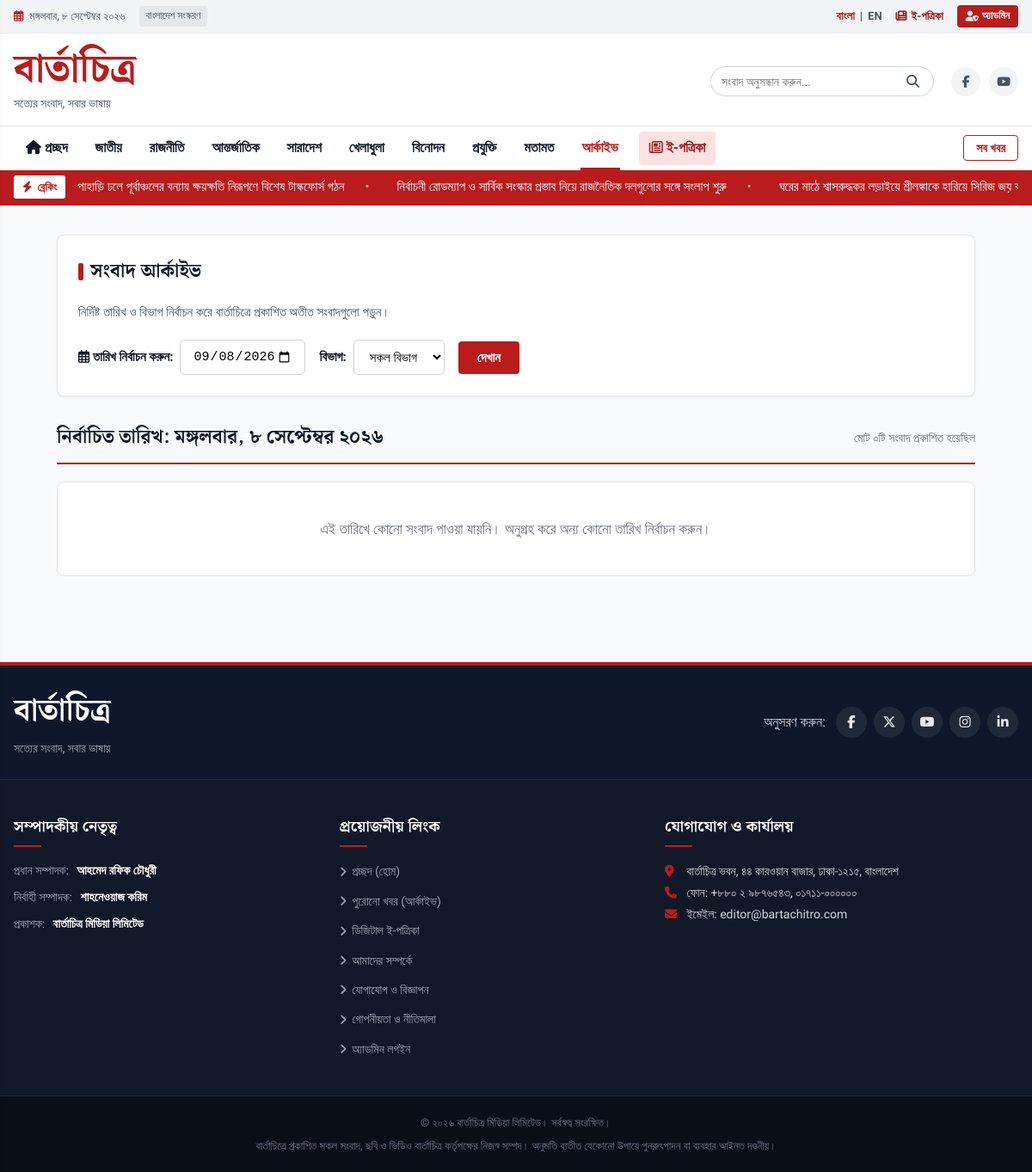
/archive.php, run on the app's committed database.
### tables this page shows
CREATE TABLE IF NOT EXISTS `categories` (
  `id` INT UNSIGNED NOT NULL AUTO_INCREMENT,
  `name` VARCHAR(100) NOT NULL,
  `slug` VARCHAR(100) NOT NULL UNIQUE,
  `name_en` VARCHAR(100) NOT NULL,
  `description` TEXT DEFAULT NULL,
  `display_order` INT NOT NULL DEFAULT 0,
  `status` ENUM('active', 'inactive') NOT NULL DEFAULT 'active',
  `created_at` DATETIME NOT NULL DEFAULT CURRENT_TIMESTAMP,
  PRIMARY KEY (`id`)
);

CREATE TABLE IF NOT EXISTS `news` (
  `id` INT UNSIGNED NOT NULL AUTO_INCREMENT,
  `category_id` INT UNSIGNED NOT NULL,
  `author_id` INT UNSIGNED DEFAULT 1,
  `author_name` VARCHAR(100) NOT NULL DEFAULT 'বার্তাচিত্র ডেস্ক',
  `title` VARCHAR(255) NOT NULL,
  `slug` VARCHAR(255) NOT NULL UNIQUE,
  `summary` TEXT NOT NULL,
  `content` LONGTEXT NOT NULL,
  `featured_image` VARCHAR(255) NOT NULL,
  `image_caption` VARCHAR(255) DEFAULT NULL,
  `video_url` VARCHAR(500) DEFAULT NULL,
  `status` ENUM('published', 'draft', 'archived') NOT NULL DEFAULT 'published',
  `is_featured` TINYINT(1) NOT NULL DEFAULT 0,
  `is_breaking` TINYINT(1) NOT NULL DEFAULT 0,
  `views` INT UNSIGNED NOT NULL DEFAULT 0,
  `published_at` DATETIME NOT NULL DEFAULT CURRENT_TIMESTAMP,
  `created_at` DATETIME NOT NULL DEFAULT CURRENT_TIMESTAMP,
  `updated_at` DATETIME DEFAULT CURRENT_TIMESTAMP ON UPDATE CURRENT_TIMESTAMP,
  `seo_title` VARCHAR(255) DEFAULT NULL,
  `seo_description` TEXT DEFAULT NULL,
  `seo_keywords` VARCHAR(255) DEFAULT NULL,
  PRIMARY KEY (`id`),
  KEY `idx_category` (`category_id`),
  KEY `idx_status_published` (`status`, `published_at`),
  KEY `idx_is_featured` (`is_featured`),
  KEY `idx_is_breaking` (`is_breaking`),
  CONSTRAINT `fk_news_category` FOREIGN KEY (`category_id`) REFERENCES `categories` (`id`) ON DELETE CASCADE
);

### includes/functions.php (called while the page is built, shortened)
<?php
function bnNum($number): string {
    $en = ['0', '1', '2', '3', '4', '5', '6', '7', '8', '9'];
    $bn = ['০', '১', '২', '৩', '৪', '৫', '৬', '৭', '৮', '৯'];
    return str_replace($en, $bn, (string)$number);
}
function bnDate($datetime, $showTime = true): string {
    $timestamp = is_numeric($datetime) ? $datetime : strtotime($datetime);
    $monthsEn = ['January', 'February', 'March', 'April', 'May', 'June', 'July', 'August', 'September', 'October', 'November', 'December'];
    $monthsBn = ['জানুয়ারি', 'ফেব্রুয়ারি', 'মার্চ', 'এপ্রিল', 'মে', 'জুন', 'জুলাই', 'আগস্ট', 'সেপ্টেম্বর', 'অক্টোবর', 'নভেম্বর', 'ডিসেম্বর'];
    $daysEn = ['Saturday', 'Sunday', 'Monday', 'Tuesday', 'Wednesday', 'Thursday', 'Friday'];
    $daysBn = ['শনিবার', 'রবিবার', 'সোমবার', 'মঙ্গলবার', 'বুধবার', 'বৃহস্পতিবার', 'শুক্রবার'];
    $dayName = $daysBn[array_search(date('l', $timestamp), $daysEn)];
    $dayNum  = bnNum(date('j', $timestamp));
    $month   = $monthsBn[array_search(date('F', $timestamp), $monthsEn)];
    $year    = bnNum(date('Y', $timestamp));
    $dateStr = "{$dayNum} {$month} {$year}";
    return "{$dayName}, {$dateStr}";
}
function getCategories(): array {
    static $cats = null;
    if ($cats === null) {
        try {
            $db = getDB();
            $stmt = $db->query("SELECT * FROM `categories` WHERE `status` = 'active' ORDER BY `display_order` ASC");
            $cats = $stmt->fetchAll();
        } catch (Exception $e) {
            $cats = [];
        }
    }
    return $cats;
}
function getBreakingNews(int $limit = 5): array {
    try {
        $db = getDB();
        $stmt = $db->prepare("SELECT id, title, slug, published_at FROM news WHERE status = 'published' AND is_breaking = 1 ORDER BY published_at DESC LIMIT :limit");
        $stmt->bindValue(':limit', $limit, PDO::PARAM_INT);
        $stmt->execute();
        return $stmt->fetchAll();
    } catch (Exception $e) {
        return [];
    }
}
function e(?string $string): string {
    return htmlspecialchars($string ?? '', ENT_QUOTES, 'UTF-8');
}

### archive.php (the view, shortened to what this page needs)
<?php
require_once __DIR__ . '/includes/functions.php';
$db = getDB();
$selectedDate = $_GET['date'] ?? date('Y-m-d');
$sql = "SELECT n.*, c.name as category_name, c.slug as category_slug
        FROM news n
        JOIN categories c ON n.category_id = c.id
        WHERE n.status = 'published' AND DATE(n.published_at) = :selected_date";
$params = [':selected_date' => $selectedDate];
$sql .= " ORDER BY n.published_at DESC";
$stmt = $db->prepare($sql);
$stmt->execute($params);
$archiveNews = $stmt->fetchAll();
include __DIR__ . '/includes/header.php';
?>
<div class="container" style="max-width:1100px;margin-top:10px;margin-bottom:60px;">
    <div style="background:#ffffff;border:1px solid #e5e7eb;border-radius:8px;padding:24px;box-shadow:var(--shadow-sm);margin-bottom:30px;">
        <h1 class="section-title" style="margin-bottom:16px;">সংবাদ আর্কাইভ</h1>
        <p style="color:#4b5563;margin-bottom:20px;font-size:15px;">নির্দিষ্ট তারিখ ও বিভাগ নির্বাচন করে বার্তাচিত্রে প্রকাশিত অতীত সংবাদগুলো পড়ুন।</p>
        <form action="<?= BASE_URL ?>/archive.php" method="GET" style="display:flex;align-items:center;gap:16px;flex-wrap:wrap;">
            <div style="display:flex;align-items:center;gap:8px;">
                <label for="archiveDate" style="font-weight:600;font-size:15px;"><i class="fa-regular fa-calendar-days text-red"></i> তারিখ নির্বাচন করুন:</label>
                <input type="date" id="archiveDate" name="date" value="<?= e($selectedDate) ?>" max="<?= date('Y-m-d') ?>" style="padding:10px 14px;border:1px solid #d1d5db;border-radius:6px;font-size:15px;">
            </div>
            <div style="display:flex;align-items:center;gap:8px;">
                <label for="archiveCat" style="font-weight:600;font-size:15px;">বিভাগ:</label>
                <select id="archiveCat" name="cat" style="padding:10px 14px;border:1px solid #d1d5db;border-radius:6px;font-size:15px;background:#ffffff;">
                    <option value="">সকল বিভাগ</option>
                </select>
            </div>
            <button type="submit" class="admin-badge-btn" style="padding:10px 22px;font-size:15px;background:#b91c1c;border:none;cursor:pointer;">
                দেখান
            </button>
        </form>
    </div>
    <div style="display:flex;justify-content:space-between;align-items:center;margin-bottom:20px;border-bottom:2px solid #b91c1c;padding-bottom:10px;">
        <h2 style="font-family:var(--font-display);font-size:22px;font-weight:700;">
            নির্বাচিত তারিখ: <?= bnDate($selectedDate, false) ?>
        </h2>
        <span style="font-size:14px;color:#6b7280;">মোট <?= bnNum(count($archiveNews)) ?>টি সংবাদ প্রকাশিত হয়েছিল</span>
    </div>
    <?php if (!empty($archiveNews)): ?>
        <div class="news-cards-grid-4">
            <?php foreach ($archiveNews as $item): ?>
            <article class="news-card-standard">
                <div class="news-card-thumb">
                    <a href="<?= BASE_URL ?>/article.php?slug=<?= e($item['slug']) ?>">
                        <img src="<?= e($item['featured_image']) ?>" alt="<?= e($item['title']) ?>" loading="lazy">
                    </a>
                </div>
                <div class="news-card-content">
                    <span class="news-card-category"><?= e($item['category_name']) ?></span>
                    <h3 class="news-card-title">
                        <a href="<?= BASE_URL ?>/article.php?slug=<?= e($item['slug']) ?>">
                            <?= e($item['title']) ?>
                        </a>
                    </h3>
                    <div class="news-card-meta">
                        <i class="fa-regular fa-clock"></i> <?= bnDate($item['published_at']) ?>
                    </div>
                </div>
            </article>
            <?php endforeach; ?>
        </div>
    <?php else: ?>
        <div style="background:#ffffff;border:1px solid #e5e7eb;border-radius:8px;padding:40px;text-align:center;">
            <p style="font-size:17px;color:#6b7280;">এই তারিখে কোনো সংবাদ পাওয়া যায়নি। অনুগ্রহ করে অন্য কোনো তারিখ নির্বাচন করুন।</p>
        </div>
    <?php endif; ?>
</div>
<?php include __DIR__ . '/includes/footer.php'; ?>

### includes/navbar.php
<?php
$currentCategorySlug = $_GET['slug'] ?? '';
$currentPage = basename($_SERVER['PHP_SELF'], '.php');
?>
<nav class="main-navbar" id="mainNavbar">
    <div class="container navbar-inner">
        <ul class="nav-links">
            <li class="<?= ($currentPage === 'index' && empty($currentCategorySlug)) ? 'active' : '' ?>">
                <a href="<?= BASE_URL ?>/" title="হোম"><i class="fa-solid fa-house"></i> প্রচ্ছদ</a>
            </li>
            <?php foreach ($categories as $cat): ?>
                <li class="<?= ($currentCategorySlug === $cat['slug']) ? 'active' : '' ?>">
                    <a href="<?= BASE_URL ?>/category.php?slug=<?= e($cat['slug']) ?>">
                        <?= e($cat['name']) ?>
                    </a>
                </li>
            <?php endforeach; ?>
            <li class="<?= ($currentPage === 'archive') ? 'active' : '' ?>">
                <a href="<?= BASE_URL ?>/archive.php">আর্কাইভ</a>
            </li>
            <li class="nav-epaper <?= ($currentPage === 'epaper') ? 'active' : '' ?>">
                <a href="<?= BASE_URL ?>/epaper.php"><i class="fa-regular fa-newspaper"></i> ই-পত্রিকা</a>
            </li>
        </ul>
        <div class="nav-secondary-action">
            <a href="<?= BASE_URL ?>/category.php?slug=all" class="nav-all-news">সব খবর</a>
        </div>
    </div>
</nav>

### includes/breaking-news.php
<?php
$breakingItems = getBreakingNews(6);
?>
<?php if (!empty($breakingItems)): ?>
<div class="breaking-ticker-wrap">
    <div class="container breaking-inner">
        <div class="breaking-badge">
            <span class="badge-pulse"><i class="fa-solid fa-bolt"></i></span>
            <span class="badge-text">ব্রেকিং</span>
        </div>
        <div class="ticker-content" id="breakingTickerTrack">
            <ul class="ticker-list">
                <?php foreach ($breakingItems as $item): ?>
                    <li class="ticker-item">
                        <a href="<?= BASE_URL ?>/article.php?slug=<?= e($item['slug']) ?>">
                            <?= e($item['title']) ?>
                        </a>
                        <span class="ticker-dot">•</span>
                    </li>
                <?php endforeach; ?>
            </ul>
        </div>
    </div>
</div>
<?php endif; ?>

### assets/css/style.css (style rules this page uses)
:root { --primary-red: #b91c1c; --dark-red: #991b1b; --deep-red: #7f1d1d; --accent-gold: #f59e0b; --text-main: #111827; --text-muted: #4b5563; --text-light: #9ca3af; --bg-page: #f8f9fa; --bg-card: #ffffff; --border-color: #e5e7eb; --border-dark: #d1d5db; --font-display: 'Noto Serif Bengali', serif; --font-ui: 'Hind Siliguri', -apple-system, BlinkMacSystemFont, sans-serif; --shadow-sm: 0 1px 3px rgba(0,0,0,0.06); --shadow-md: 0 4px 6px -1px rgba(0,0,0,0.08); --max-width: 1240px; }
*, *::before, *::after { box-sizing: border-box; margin: 0; padding: 0; }
body { font-family: var(--font-ui); background-color: var(--bg-page); color: var(--text-main); line-height: 1.65; font-size: 16px; -webkit-font-smoothing: antialiased; }
a { color: inherit; text-decoration: none; transition: color 0.2s ease; }
.container { width: 100%; max-width: var(--max-width); margin-left: auto; margin-right: auto; padding-left: 16px; padding-right: 16px; }
.admin-badge-btn { background-color: var(--primary-red); color: #ffffff !important; padding: 3px 10px; border-radius: 4px; font-size: 12px; font-weight: 600; display: inline-flex; align-items: center; gap: 4px; }
.main-navbar { background: #ffffff; border-top: 1px solid var(--border-color); }
.navbar-inner { display: flex; justify-content: space-between; align-items: center; }
.nav-links { list-style: none; display: flex; align-items: center; flex-wrap: wrap; gap: 4px; }
.nav-links li a { display: block; padding: 12px 14px; font-size: 16px; font-weight: 600; color: var(--text-main); position: relative; }
.nav-links li.active a, .nav-links li a:hover { color: var(--primary-red); }
.nav-links li.active a::after { content: ''; position: absolute; bottom: 0; left: 12px; right: 12px; height: 3px; background: var(--primary-red); }
.nav-links li.nav-epaper a { color: var(--dark-red); background: #fee2e2; border-radius: 4px; margin-left: 6px; padding: 6px 12px; }
.nav-all-news { font-size: 14px; font-weight: 600; color: var(--primary-red); border: 1px solid var(--primary-red); padding: 6px 14px; border-radius: 4px; transition: all 0.2s; }
.breaking-ticker-wrap { background-color: var(--primary-red); color: #ffffff; padding: 6px 0; overflow: hidden; }
.breaking-inner { display: flex; align-items: center; gap: 14px; }
.breaking-badge { background: #ffffff; color: var(--primary-red); font-weight: 800; font-size: 13px; padding: 3px 10px; border-radius: 3px; display: flex; align-items: center; gap: 6px; white-space: nowrap; flex-shrink: 0; }
.badge-pulse i { color: var(--primary-red); animation: pulse 1.5s infinite; }
.ticker-content { overflow: hidden; position: relative; width: 100%; }
.ticker-list { display: flex; list-style: none; white-space: nowrap; animation: ticker-scroll 28s linear infinite; }
.ticker-item { display: inline-flex; align-items: center; font-size: 15px; font-weight: 500; padding-right: 32px; }
.ticker-item a { color: #ffffff; }
.ticker-dot { margin-left: 24px; color: rgba(255,255,255,0.6); }
.section-title { font-family: var(--font-display); font-size: 22px; font-weight: 800; color: var(--text-main); display: flex; align-items: center; gap: 8px; }
.section-title::before { content: ''; display: inline-block; width: 6px; height: 20px; background: var(--primary-red); border-radius: 2px; }

### data on the page
categories: name "জাতীয়"
categories: name "রাজনীতি"
categories: name "আন্তর্জাতিক"
categories: name "সারাদেশ"
categories: name "খেলাধুলা"
categories: name "বিনোদন"
categories: name "প্রযুক্তি"
categories: name "মতামত"
news: title "পাহাড়ি ঢলে পূর্বাঞ্চলের বন্যায় ক্ষয়ক্ষতি নিরূপণে বিশেষ টাস্কফোর্স গঠন"
news: title "নির্বাচনী রোডম্যাপ ও সার্বিক সংস্কার প্রস্তাব নিয়ে রাজনৈতিক দলগুলোর সঙ্গে সংলাপ শুরু"
news: title "ঘরের মাঠে শ্বাসরুদ্ধকর লড়াইয়ে শ্রীলঙ্কাকে হারিয়ে সিরিজ জয়…"

### other printed values
$currentDateBn "মঙ্গলবার, ৮ সেপ্টেম্বর ২০২৬"
getSetting('tagline', APP_TAGLINE) "সত্যের সংবাদ, সবার ভাষায়"
bnNum(count($archiveNews)) "০"
getSetting('editor_name', 'আহমেদ রফিক চৌধুরী') "আহমেদ রফিক চৌধুরী"
getSetting('executive_editor', 'শাহনেওয়াজ করিম') "শাহনেওয়াজ করিম"
getSetting('phone', '+৮৮০ ২ ৯৮৭৬৫৪৩') "+৮৮০ ২ ৯৮৭৬৫৪৩, ০১৭১১-০০০০০০"
getSetting('email', 'editor@bartachitro.com') "editor@bartachitro.com"
